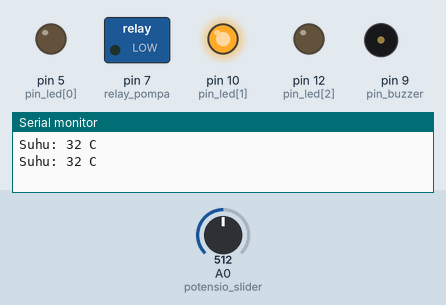
A sketch run on a simulated Arduino Uno, built with avr-gcc and run on an emulated ATmega328P. Shown: switched loads named in the sketch (green lamp = pin HIGH), output pins drawn as LEDs (lit = HIGH), buzzer (waves = sounding), the last lines printed to the serial monitor. The test bench sets the inputs (shaded band); at power-on: A0 (potensio_slider) = 512.

Above: at 2.8 s.
2.9 s: A0 (potensio_slider) set to 638
5.6 s: A0 (potensio_slider) set to 666
At 7.4 s:
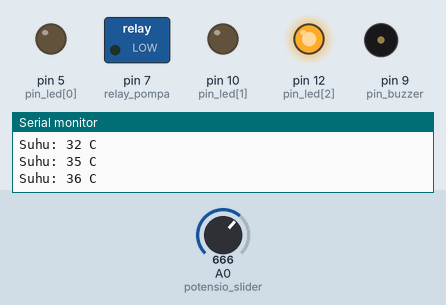
11.5 s: A0 (potensio_slider) set to 306
At 12.4 s:
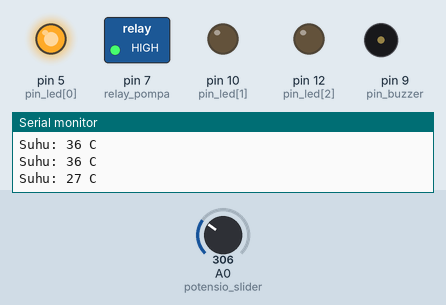
14.2 s: A0 (potensio_slider) set to 391
17.2 s: A0 (potensio_slider) set to 427
At 19.4 s:
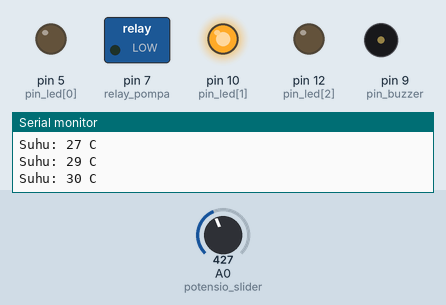
19.9 s: A0 (potensio_slider) set to 716
At 20.5 s:
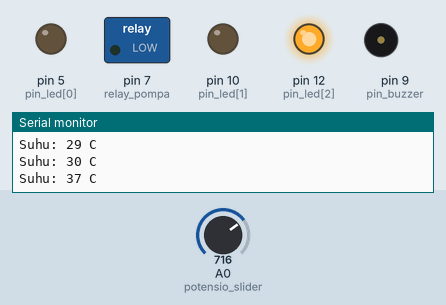
Timing chart, 0 to 26.7 s (numbered marks = the images above; inputs shaded):
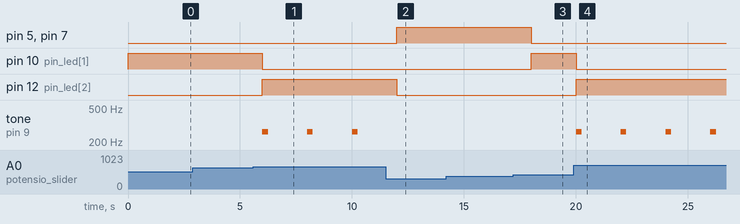

Measured:
- the behaviour switches between 654 and 655 on A0 (potensio_slider) (found by bisection; images 0 and 1)
- the behaviour switches between 409 and 410 on A0 (potensio_slider) (found by bisection; images 2 and 3)
- after the input at 5.6 s, pin 10 (pin_led[1]): HIGH → LOW after 0.40 s; pin 12 (pin_led[2]): LOW → HIGH after 0.40 s; tone on pin 9 (pin_buzzer): alternates 262 Hz for 0.25 s and silent for 1.8 s, starting after 0.40 s
- after the input at 11.5 s, pin 5 (pin_led[0]), pin 7 (relay_pompa): LOW → HIGH after 0.50 s; pin 12 (pin_led[2]): HIGH → LOW after 0.50 s; tone on pin 9 (pin_buzzer): stays silent (without the input it goes to 262 Hz after 0.50 s)
- after the input at 17.2 s, pin 5 (pin_led[0]), pin 7 (relay_pompa): HIGH → LOW after 0.80 s; pin 10 (pin_led[1]): LOW → HIGH after 0.80 s
- after the input at 19.9 s, pin 10 (pin_led[1]): HIGH → LOW after 0.10 s; pin 12 (pin_led[2]): LOW → HIGH after 0.10 s; tone on pin 9 (pin_buzzer): alternates 262 Hz for 0.25 s and silent for 1.8 s, starting after 0.10 s

The sketch:

soal_1b.ino
```cpp
// ! Config pin
const int potensio_slider = A0; // * pengganti sensor dht
const int pin_led[] = {5,10,12}; // * hijau 5, kuning 10, merah 12
const int relay_pompa = 7;
const int pin_buzzer = 9;

// ! setup
void setup(){
    Serial.begin(9600);

    // ? Inisialisasi lampu led
    for (int i = 0; i < 3; i++){
        pinMode(pin_led[i], OUTPUT);
    }

    // ? Inisialisasi relay pompa
    pinMode(relay_pompa, OUTPUT);
    digitalWrite(relay_pompa, HIGH); // * matikan pompa

    // ? Inisialisasi buzzer
    pinMode(pin_buzzer, OUTPUT);
    digitalWrite(pin_buzzer, LOW); // * matikan buzzer
}

void cekSuhu(int suhu){
    // ? Cek suhu dan atur led, pompa, dan buzzer
    if (suhu < 30){
        // * Suhu rendah
        digitalWrite(pin_led[0], HIGH);
        digitalWrite(pin_led[1], LOW);
        digitalWrite(pin_led[2], LOW);
        digitalWrite(relay_pompa, HIGH);
    } else if (suhu >= 30 && suhu <= 35){
        // * Suhu sedang
        digitalWrite(pin_led[0], LOW);
        digitalWrite(pin_led[1], HIGH);
        digitalWrite(pin_led[2], LOW);
        digitalWrite(relay_pompa, LOW);
    } else if (suhu > 35){
        // * Suhu tinggi
        digitalWrite(pin_led[0], LOW);
        digitalWrite(pin_led[1], LOW);
        digitalWrite(pin_led[2], HIGH);
        digitalWrite(relay_pompa, LOW);
        tone(pin_buzzer, 262, 250);
    }
}

// ! loop
void loop(){
    // ? Baca nilai potensio sebagai pengganti sensor suhu
    int potValue = analogRead(potensio_slider);
    int suhu = map(potValue, 0, 1023, 20, 45); // * mapping ke rentang suhu 20-45 derajat Celsius

    // ? Tampilkan suhu di serial monitor
    Serial.print("Suhu: ");
    Serial.print(suhu);
    Serial.println(" C");

    // ? Cek suhu dan atur perangkat
    cekSuhu(suhu);

    // ? Delay sebelum pembacaan berikutnya
    delay(2000);
}
```
